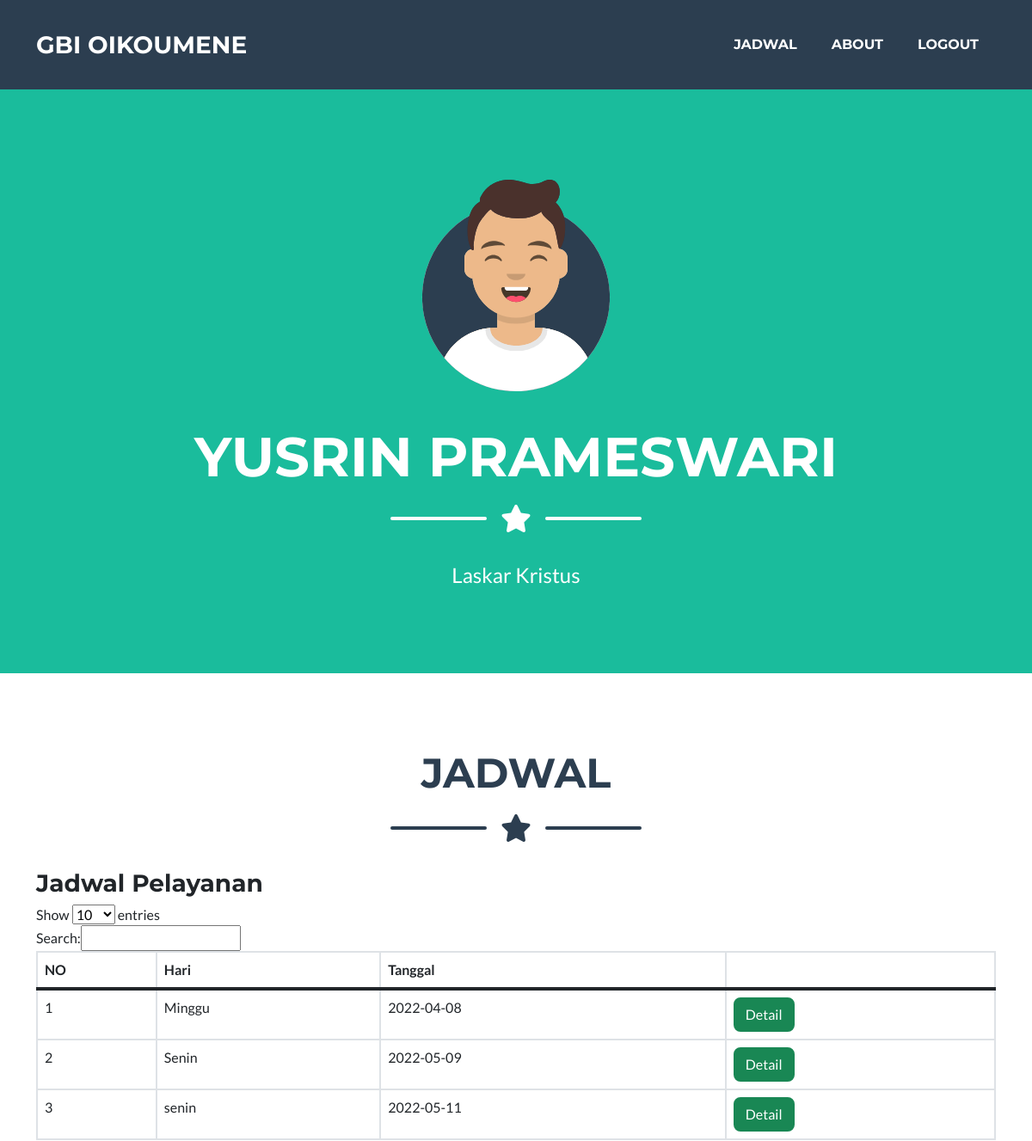
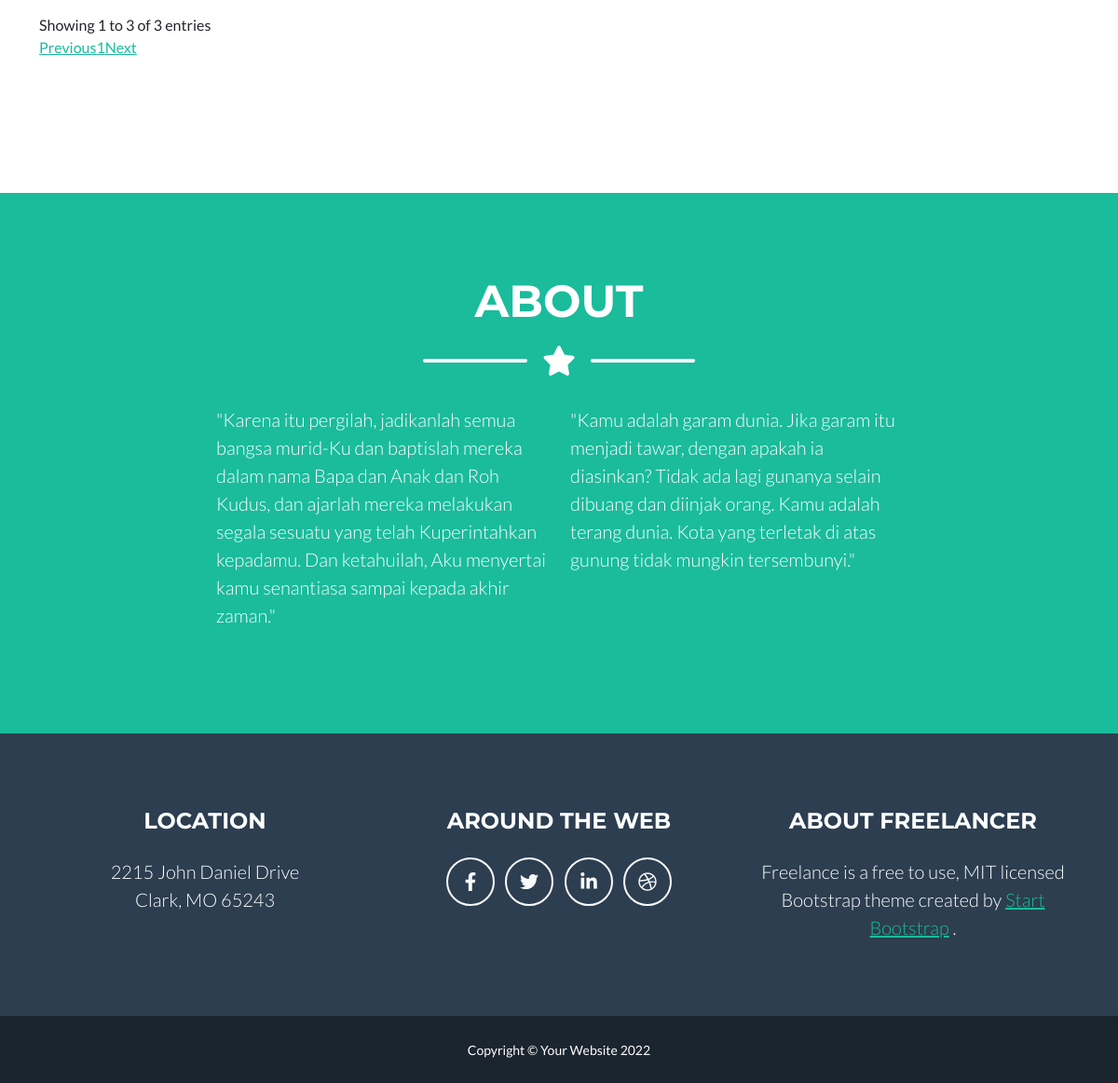
/ (signed in), run on the app's committed database (2 pictures, top to bottom).
### tables this page shows
CREATE TABLE `pelayan` (
  `id_pelayan` int(11) NOT NULL,
  `id_jadwal` int(11) NOT NULL,
  `worship_lead` varchar(50) NOT NULL,
  `singers` varchar(100) DEFAULT NULL,
  `pemusik` varchar(200) NOT NULL,
  `tamborin` varchar(200) DEFAULT NULL,
  `soundman` varchar(100) NOT NULL,
  `khotbah` varchar(100) NOT NULL
);

CREATE TABLE `jadwal` (
  `id_jadwal` int(11) NOT NULL,
  `hari` varchar(20) NOT NULL,
  `tanggal` date NOT NULL
);

### jadwal.php (the view, shortened to what this page needs)
<?php
require_once('koneksi/koneksi-db.php');
$query = mysqli_query($koneksi,"SELECT jadwal.id_jadwal,hari,tanggal ,worship_lead, singers , pemusik, tamborin, soundman, khotbah FROM jadwal JOIN pelayan ON jadwal.id_jadwal = pelayan.id_jadwal ");
?>
<div class="konten"><div class="box">
    <div class="box-header">
      <h3 class="box-title">Jadwal Pelayanan</h3>
    </div>
    <div class="box-body">
		<table class="table table-bordered" id="tabel">
			<thead>
				<tr>
				<th>NO</th>
				<th>Hari</th>
				<th>Tanggal</th>
				<th></th>
				</tr>
			</thead>
			<tbody>
            <?php
				$no=1;
				while($q=mysqli_fetch_array($query)){
				?>
				<tr>
				<td><?php echo $no++; ?></td>
				<td><?php echo $q['hari']?></td>
				<td><?php echo $q['tanggal']?></td>
				<td>
			    	<a class="btn btn-success" href="?mod=lihat&id_jadwal=<?php echo $q['id_jadwal']; ?>#portfolio">Detail</a>
			    </td>
				</tr>
				<?php
				}
				?>
			</tbody>
		</table>
	</div>
</div>

### index.php (shortened to what this page needs)
<!DOCTYPE html>
<html lang="en">
<head>
        <link href="landingpage/css/styles.css" rel="stylesheet" />
</head>
<body id="page-top">
    <nav class="navbar navbar-expand-lg bg-secondary text-uppercase fixed-top" id="mainNav">
            <div class="container">
                <a class="navbar-brand" href="#page-top">GBI OIKOUMENE</a>
                <div class="collapse navbar-collapse" id="navbarResponsive">
                    <ul class="navbar-nav ms-auto">
                        <li class="nav-item mx-0 mx-lg-1"><a class="nav-link py-3 px-0 px-lg-3 rounded" href="#portfolio">Jadwal</a></li>
                        <li class="nav-item mx-0 mx-lg-1"><a class="nav-link py-3 px-0 px-lg-3 rounded" href="#about">About</a></li>
                        <li class="nav-item mx-0 mx-lg-1"><a class="nav-link py-3 px-0 px-lg-3 rounded" href="logout.php">LogOut</a></li>
                    </ul>
                </div>
            </div>
        </nav>
        <header class="masthead bg-primary text-white text-center">
            <div class="container d-flex align-items-center flex-column">
                <img class="masthead-avatar mb-5" src="landingpage/assets/img/avataaars.svg" alt="..." />
                <h1 class="masthead-heading text-uppercase mb-0"><?php echo $_SESSION['nama']; ?></h1>
                <div class="divider-custom divider-light">
                    <div class="divider-custom-line"></div>
                    <div class="divider-custom-icon"><i class="fas fa-star"></i></div>
                    <div class="divider-custom-line"></div>
                </div>
                <p class="masthead-subheading font-weight-light mb-0">Laskar Kristus</p>
            </div>
        </header>
        <section class="page-section portfolio" id="portfolio">
            <div class="container">
                <h2 class="page-section-heading text-center text-uppercase text-secondary mb-0">Jadwal</h2>
                <div class="divider-custom">
                    <div class="divider-custom-line"></div>
                    <div class="divider-custom-icon"><i class="fas fa-star"></i></div>
                    <div class="divider-custom-line"></div>
                </div>
                <div class="row justify-content-center">
                    <div class="col-md-12 col-lg-12 mb-5">
                    <?php
       $mod = (isset($_GET['mod']) ? $_GET['mod'] : '');
       switch ($mod) {
        default:
            include("jadwal.php");
            break;
         }
            ?>
                    </div>
                </div>
            </div>
        </section>
        <section class="page-section bg-primary text-white mb-0" id="about">
            <div class="container">
                <h2 class="page-section-heading text-center text-uppercase text-white">About</h2>
                <div class="divider-custom divider-light">
                    <div class="divider-custom-line"></div>
                    <div class="divider-custom-icon"><i class="fas fa-star"></i></div>
                    <div class="divider-custom-line"></div>
                </div>
                <div class="row">
                    <div class="col-lg-4 ms-auto"><p class="lead">"Karena itu pergilah, jadikanlah semua bangsa murid-Ku dan baptislah mereka dalam nama Bapa dan Anak dan Roh Kudus, dan ajarlah mereka melakukan segala sesuatu yang telah Kuperintahkan kepadamu. Dan ketahuilah, Aku menyertai kamu senantiasa sampai kepada akhir zaman."</p></div>
                    <div class="col-lg-4 me-auto"><p class="lead">"Kamu adalah garam dunia. Jika garam itu menjadi tawar, dengan apakah ia diasinkan? Tidak ada lagi gunanya selain dibuang dan diinjak orang. Kamu adalah terang dunia. Kota yang terletak di atas gunung tidak mungkin tersembunyi." </p></div>
                </div>
            </div>
        </section>
        <footer class="footer text-center">
            <div class="container">
                <div class="row">
                    <div class="col-lg-4 mb-5 mb-lg-0">
                        <h4 class="text-uppercase mb-4">Location</h4>
                        <p class="lead mb-0">
                            2215 John Daniel Drive
                            <br />
                            Clark, MO 65243
                        </p>
                    </div>
                    <div class="col-lg-4 mb-5 mb-lg-0">
                        <h4 class="text-uppercase mb-4">Around the Web</h4>
                        <a class="btn btn-outline-light btn-social mx-1" href="#!"><i class="fab fa-fw fa-facebook-f"></i></a>
                        <a class="btn btn-outline-light btn-social mx-1" href="#!"><i class="fab fa-fw fa-twitter"></i></a>
                        <a class="btn btn-outline-light btn-social mx-1" href="#!"><i class="fab fa-fw fa-linkedin-in"></i></a>
                        <a class="btn btn-outline-light btn-social mx-1" href="#!"><i class="fab fa-fw fa-dribbble"></i></a>
                    </div>
                    <div class="col-lg-4">
                        <h4 class="text-uppercase mb-4">About Freelancer</h4>
                        <p class="lead mb-0">
                            Freelance is a free to use, MIT licensed Bootstrap theme created by
                            <a href="http://startbootstrap.com">Start Bootstrap</a>
                            .
                        </p>
                    </div>
                </div>
            </div>
        </footer>
        <div class="copyright py-4 text-center text-white">
            <div class="container"><small>Copyright &copy; Your Website 2022</small></div>
        </div>
    </body>
</body>
</html>

### data on the page
pelayan: id_jadwal.hari "Minggu", id_jadwal.tanggal "2022-04-08"
pelayan: id_jadwal.hari "Senin", id_jadwal.tanggal "2022-05-09"
pelayan: id_jadwal.hari "senin", id_jadwal.tanggal "2022-05-11"

### other printed values
$_SESSION['nama'] "YUSRIN PRAMESWARI"
